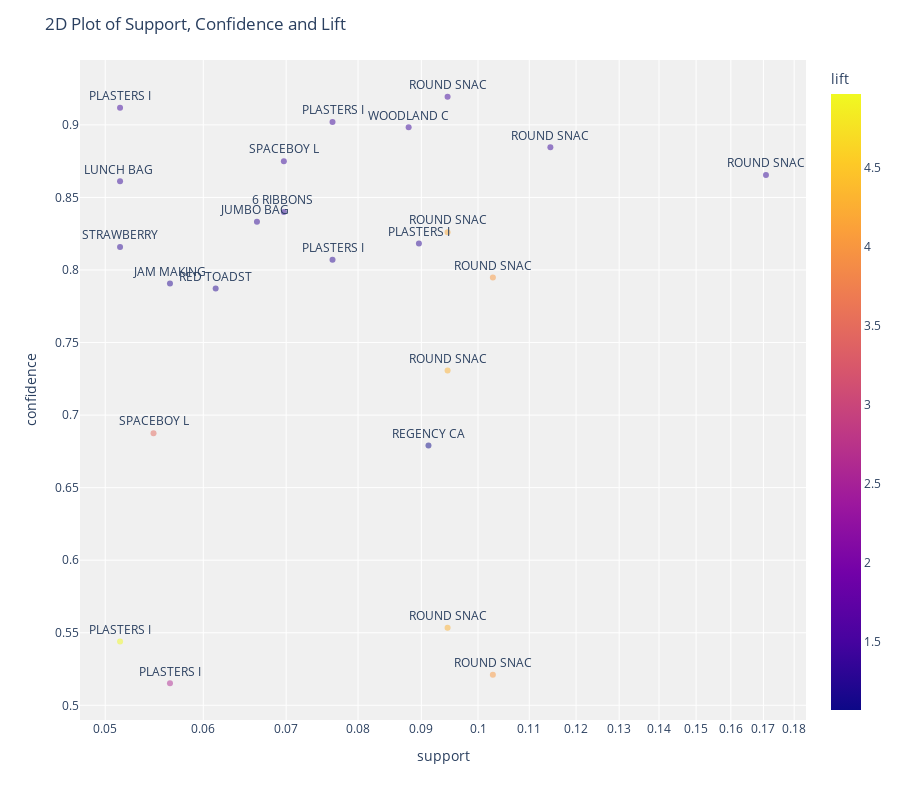

Source (notebook cell):
### Code cell
plot_model(a1)

### Figure 1 — Plotly figure (JSON) as saved in the notebook; plotly's stock layout.template omitted (floating-point values rounded to 4 significant figures)
{"data": [{"customdata": [["ROUND SNACK BOXES SET OF4 WOODLAND ", "POSTAGE"], ["PLASTERS IN TIN STRONGMAN", "POSTAGE"], ["PLASTERS IN TIN SPACEBOY", "POSTAGE"], ["WOODLAND CHARLOTTE BAG", "POSTAGE"], ["ROUND SNACK BOXES SET OF 4 FRUITS ", "POSTAGE"], ["SPACEBOY LUNCH BOX ", "POSTAGE"], ["ROUND SNACK BOXES SET OF4 WOODLAND ", "POSTAGE"], ["LUNCH BAG WOODLAND", "POSTAGE"], ["6 RIBBONS RUSTIC CHARM", "POSTAGE"], ["JUMBO BAG WOODLAND ANIMALS", "POSTAGE"], ["ROUND SNACK BOXES SET OF 4 FRUITS ", "ROUND SNACK BOXES SET OF4 WOODLAND "], ["PLASTERS IN TIN WOODLAND ANIMALS", "POSTAGE"], ["STRAWBERRY LUNCH BOX WITH CUTLERY", "POSTAGE"], ["PLASTERS IN TIN CIRCUS PARADE ", "POSTAGE"], ["ROUND SNACK BOXES SET OF 4 FRUITS ", "ROUND SNACK BOXES SET OF4 WOODLAND "], ["JAM MAKING SET PRINTED", "POSTAGE"], ["RED TOADSTOOL LED NIGHT LIGHT", "POSTAGE"], ["ROUND SNACK BOXES SET OF 4 FRUITS ", "ROUND SNACK BOXES SET OF4 WOODLAND "], ["SPACEBOY LUNCH BOX ", "ROUND SNACK BOXES SET OF4 WOODLAND "], ["REGENCY CAKESTAND 3 TIER", "POSTAGE"], ["ROUND SNACK BOXES SET OF4 WOODLAND ", "ROUND SNACK BOXES SET OF 4 FRUITS "], ["PLASTERS IN TIN CIRCUS PARADE ", "PLASTERS IN TIN WOODLAND ANIMALS"], ["ROUND SNACK BOXES SET OF4 WOODLAND ", "ROUND SNACK BOXES SET OF 4 FRUITS "], ["PLASTERS IN TIN WOODLAND ANIMALS", "ROUND SNACK BOXES SET OF4 WOODLAND "]], "hovertemplate": "support=%{x}<br>confidence=%{y}<br>antecedents_short=%{text}<br>antecedents=%{customdata[0]}<br>consequents=%{customdata[1]}<br>lift=%{marker.color}<extra></extra>", "legendgroup": "", "marker": {"color": [1.447, 1.435, 1.42, 1.414, 1.393, 1.378, 1.363, 1.356, 1.323, 1.312, 4.186, 1.288, 1.284, 1.271, 4.028, 1.245, 1.239, 4.278, 3.484, 1.069, 4.278, 4.969, 4.028, 2.61], "coloraxis": "coloraxis", "opacity": 0.5, "symbol": "circle"}, "mode": "markers+text", "name": "", "orientation": "v", "showlegend": false, "text": ["ROUND SNAC", "PLASTERS I", "PLASTERS I", "WOODLAND C", "ROUND SNAC", "SPACEBOY L", "ROUND SNAC", "LUNCH BAG ", "6 RIBBONS ", "JUMBO BAG ", "ROUND SNAC", "PLASTERS I", "STRAWBERRY", "PLASTERS I", "ROUND SNAC", "JAM MAKING", "RED TOADST", "ROUND SNAC", "SPACEBOY L", "REGENCY CA", "ROUND SNAC", "PLASTERS I", "ROUND SNAC", "PLASTERS I"], "textposition": "top center", "type": "scatter", "x": [0.0945, 0.0514, 0.0763, 0.0879, 0.1144, 0.0697, 0.1708, 0.0514, 0.0697, 0.0663, 0.0945, 0.0896, 0.0514, 0.0763, 0.1028, 0.0564, 0.0614, 0.0945, 0.0547, 0.0912, 0.0945, 0.0514, 0.1028, 0.0564], "xaxis": "x", "y": [0.9194, 0.9118, 0.902, 0.8983, 0.8846, 0.875, 0.8655, 0.8611, 0.84, 0.8333, 0.8261, 0.8182, 0.8158, 0.807, 0.7949, 0.7907, 0.7872, 0.7308, 0.6875, 0.679, 0.5534, 0.5439, 0.521, 0.5152], "yaxis": "y"}], "layout": {"coloraxis": {"colorbar": {"title": {"text": "lift"}}, "colorscale": [[0, "#0d0887"], [0.1111, "#46039f"], [0.2222, "#7201a8"], [0.3333, "#9c179e"], [0.4444, "#bd3786"], [0.5556, "#d8576b"], [0.6667, "#ed7953"], [0.7778, "#fb9f3a"], [0.8889, "#fdca26"], [1, "#f0f921"]]}, "height": 800, "legend": {"tracegroupgap": 0}, "margin": {"t": 60}, "plot_bgcolor": "rgb(240,240,240)", "title": {"text": "2D Plot of Support, Confidence and Lift"}, "xaxis": {"anchor": "y", "domain": [0, 1], "title": {"text": "support"}, "type": "log"}, "yaxis": {"anchor": "x", "domain": [0, 1], "title": {"text": "confidence"}}}}
